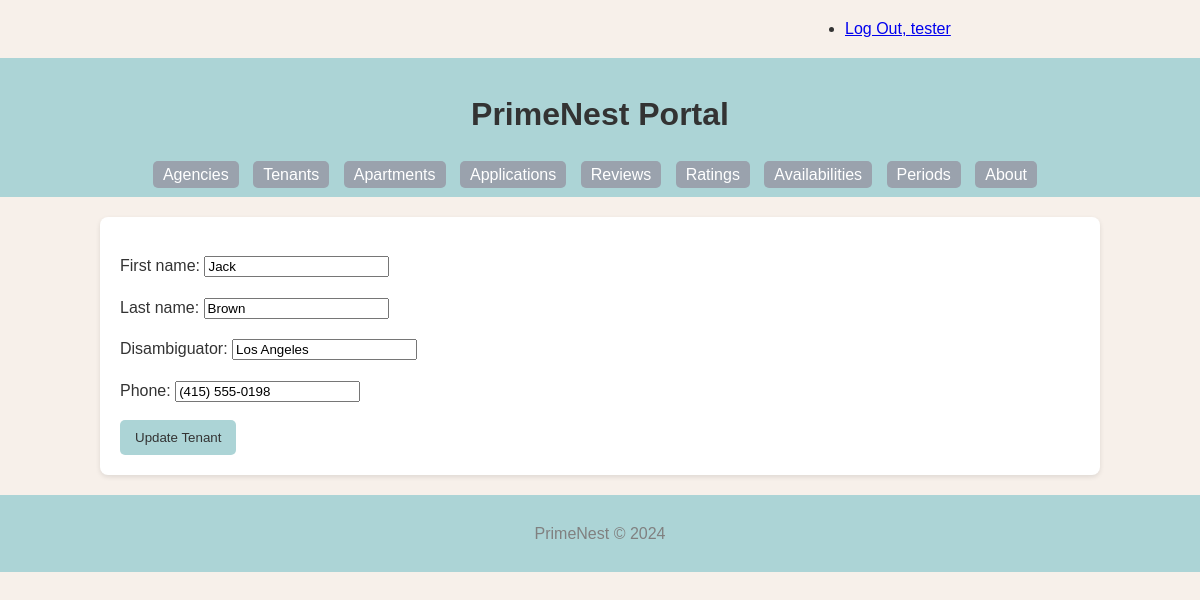
/tenant/2/update/ (signed in), run on the app's committed database.
### PrimeNest/models.py (models this page shows, shortened)
class Tenant(models.Model):
    tenant_id = models.AutoField(primary_key=True)
    first_name = models.CharField(max_length=255)
    last_name = models.CharField(max_length=255)
    disambiguator = models.CharField(max_length=255, blank=True, default='')
    phone = models.CharField(max_length=20, blank=True)
    def get_update_url(self):
        return reverse('primenest_tenant_update_urlpattern',
                       kwargs={'pk': self.pk}
                       )
    class Meta:
        verbose_name = _("Tenant")
        verbose_name_plural = _("Tenants")
        ordering = ['last_name', 'first_name']
        constraints = [
            models.UniqueConstraint(fields=['last_name', 'first_name', 'disambiguator'], name='unique_tenant')
        ]

### PrimeNest/views.py (the view)
class TenantUpdate(LoginRequiredMixin, PermissionRequiredMixin, UpdateView):
    form_class = TenantForm
    model = Tenant
    template_name = 'PrimeNest/tenant_form_update.html'
    permission_required = 'PrimeNest.change_tenant'

### PrimeNest/forms.py (shortened to what this page needs)
class TenantForm(forms.ModelForm):
    class Meta:
        model = Tenant
        fields = '__all__'

### PrimeNest/templates/PrimeNest/tenant_form_update.html (shortened to what this page needs)
{% extends 'PrimeNest/base.html' %}
{% block content %}
    <form
        action="{{ tenant.get_update_url }}"
        method="post">
        {{ form.as_p }}
        <button type="submit" class="button button-primary">Update Tenant</button>
    </form>
{% endblock %}

### PrimeNest/templates/PrimeNest/base.html (shortened to what this page needs)
{% load static %}
<!DOCTYPE html>
<html lang="en">
<head>
    <link rel="stylesheet" href="{% static 'PrimeNest/style.css' %}">
</head>
<body>
    <div class="status row">
        <div class="offset-by-eight four columns">
            <ul class="inline">
                {% if user.is_authenticated %}
                    <li><a href="{% url 'logout_urlpattern' %}">
                        Log Out, {{ user.get_username }}</a></li>
                {% else %}
                    <li><a href="{% url 'login_urlpattern' %}">
                        Log In</a></li>
                {% endif %}
            </ul>
        </div>
    </div>
    <header>
        <h1>PrimeNest Portal</h1>
        <nav>
            <ul>
                <li><a href="{% url 'primenest_agency_list_urlpattern' %}">Agencies</a></li>
                <li><a href="{% url 'primenest_tenant_list_urlpattern' %}">Tenants</a></li>
                <li><a href="{% url 'primenest_apartment_list_urlpattern' %}">Apartments</a></li>
                <li><a href="{% url 'primenest_application_list_urlpattern' %}">Applications</a></li>
                <li><a href="{% url 'primenest_review_list_urlpattern' %}">Reviews</a></li>
                <li><a href="{% url 'primenest_rating_list_urlpattern' %}">Ratings</a></li>
                <li><a href="{% url 'primenest_availability_list_urlpattern' %}">Availabilities</a></li>
                <li><a href="{% url 'primenest_period_list_urlpattern' %}">Periods</a></li>
                <li><a href="{% url 'about_urlpattern' %}">About</a></li>
            </ul>
        </nav>
    </header>
    <main>
        {% block content %}
        {% endblock %}
    </main>
    <footer>
        <p>PrimeNest © 2024</p>
    </footer>
</body>
</html>

### PrimeNest/static/PrimeNest/style.css (style rules this page uses)
body { font-family: Arial, sans-serif; line-height: 1.6; margin: 0; padding: 0; background: #F7F0EA; color: #333; }
header { background: #ACD4D6; color: #fff; padding: 10px 0; text-align: center; }
nav ul { list-style: none; padding: 0; margin: 0; }
nav ul li { display: inline; margin-right: 10px; }
nav ul li a { color: white; text-decoration: none; padding: 5px 10px; background-color: #9AA2AD; border-radius: 5px; }
main { padding: 20px; background: white; width: 80%; margin: 20px auto; box-shadow: 0 2px 5px rgba(0,0,0,0.1); border-radius: 8px; }
footer { text-align: center; padding: 10px 0; background: #ACD4D6; color: gray; }
h1, h2 { color: #333; }
button, input[type="submit"], input[type="button"] { background-color: #ACD4D6; color: #333; border: none; padding: 10px 15px; border-radius: 5px; cursor: pointer; transition: background-color 0.3s ease; }
.row { display: flex; flex-wrap: wrap; margin-right: -15px; margin-left: -15px; }
.four.columns { flex: 0 0 33.33333%; max-width: 33.33333%; }
.offset-by-eight { margin-left: 66.66667%; }

### data on the page
Tenant: first_name "Jack", last_name "Brown", disambiguator "Los Angeles", phone "(415) 555-0198"

### other printed values
{{ user.get_username }} "tester"
